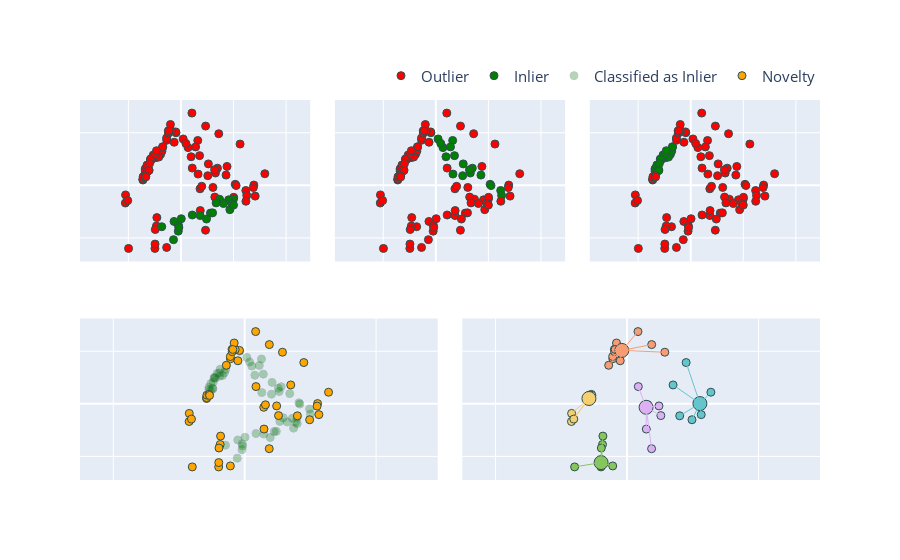

Here is the notebook cell this chart was saved with:
### Code cell
# Import AffinityPropagation
from sklearn.cluster import AffinityPropagation
import numpy as np
import plotly.express as px

# Fit AffinityPropagation to Novel data
af = AffinityPropagation().fit(XNovel)
cluster_centers_indices = af.cluster_centers_indices_
labels = af.labels_

n_clusters_ = len(cluster_centers_indices)

# colors = [{"color": "red"}, {"color": "green"}, {"color": "blue"}, {"color": "orange"}, {"color": "purple"}, {"color": "yellow"}, {"color": "black"}, {"color": "pink"}, {"color": "brown"}, {"color": "grey"}]
# # fig = go.Figure()
# Assign colors to pastel colors
palette = px.colors.qualitative.Pastel
colors = [{"color": palette[i]} for i in range(n_clusters_)]


for k, col in zip(range(n_clusters_), colors):
    class_members = labels == k     
    cluster_center = XNovel[cluster_centers_indices[k]]
    # plt.scatter(
    #     XNovel[class_members, 0], XNovel[class_members, 1], color=col["color"], marker="."
    # )
    fig.add_trace(
        go.Scatter(
            x=XNovel[class_members, 0],
            y=XNovel[class_members, 1],
            mode="markers",
            marker=dict(
                color=col["color"],
                size=size,
                line=dict(
                    color="DarkSlateGrey",
                    width=1
                )
            ),
            showlegend=False
    ), row=2, col=4)

    # plt.scatter(
    #     cluster_center[0], cluster_center[1], s=14, color=col["color"], marker="o"
    # )
    fig.add_trace(
        go.Scatter(
            x=[cluster_center[0]],
            y=[cluster_center[1]],
            mode="markers",
            marker=dict(
                color=col["color"],
                size=14,
                line=dict(
                    color="DarkSlateGrey",
                    width=1
                )
            ),
            showlegend=False
    ), row=2, col=4)

    for x in XNovel[class_members]:
        # plt.plot(
        #     [cluster_center[0], x[0]], [cluster_center[1], x[1]], color=col["color"]
        # )
        fig.add_trace(
            go.Scatter(
                x=[cluster_center[0], x[0]],
                y=[cluster_center[1], x[1]],
                mode="lines",
                line=dict(
                    color=col["color"],
                    width=1
                ),
                showlegend=False
        ), row=2, col=4)

# # Set axis equal
# fig.update_xaxes(scaleanchor="y", scaleratio=1)
# fig.update_yaxes(scaleanchor="x", scaleratio=1)
# Increase font size
fig.update_layout(font_size=15)

# Remove axis ticks
fig.update_xaxes(showticklabels=False)
fig.update_yaxes(showticklabels=False)

fig.write_image("Stage2.png", width=1000, height=700, scale=4)
fig.show()

### Figure 1 — Plotly figure (JSON) as saved in the notebook; plotly's stock layout.template omitted (floating-point values rounded to 4 significant figures)
{"data": [{"marker": {"color": "red", "line": {"color": "DarkSlateGrey", "width": 1}, "size": 8}, "mode": "markers", "name": "Outlier", "type": "scatter", "x": [-0.9524, -0.5399, -1.359, -1.053, 2.774, -1.219, 2.468, 2.824, 0.4174, 0.9355, -2.108, 1.312, -0.1869, 2.504, 1.439, 1.388, 1.753, -1.993, 1.279, 2.25, 0.6399, -2.114, -1.153, -0.7726, -0.6973, 1.288, 0.2723, -1.359, -2.024, -1.122, -0.7222, -0.4791, -0.9164, -1.288, -1.448, -0.1975, 0.7351, 0.5579, -1.45, 0.7094, 2.006, -0.5455, 3.191, 0.7268, 2.472, -0.6909, 0.08538, 0.7911, -1.437, -0.8435, 0.3857, -0.932, 2.065, 1.021, -0.9765, 0.9384, 2.099, -1.295, -0.3615, -0.5439, 2.755, -1.212, 1.217, -1.356, -0.9683, -0.9892, 0.6523, -1.336, -1.158, -0.9313, 1.043, -0.3995, 0.1881, -0.9847, -0.4745, -1.193, -0.258, -0.451, 0.4305, 1.716], "xaxis": "x", "y": [1.053, 1.716, 0.6272, 1.153, 0.01109, 0.5899, -0.1959, -0.4098, 2.749, -1.707, -0.3635, 0.4684, 2.002, -0.3853, 1.965, 0.653, 0.7183, -2.4, 0.5913, 1.571, 1.707, -0.6717, 1.002, 1.18, 1.467, -0.4465, 1.435, 0.5429, -0.5788, 0.974, 1.303, 2.075, -1.227, 0.7725, 0.2035, 2.033, -0.9596, 1.462, 0.2383, 1.13, -0.4559, 1.801, 0.4426, -0.1312, -0.6057, 1.459, 1.764, -0.03674, 0.3305, 1.077, 1.088, -1.546, 0.03868, 0.367, -1.68, 2.255, -0.008019, 0.4999, 2.064, -2.363, -0.08544, 0.5676, -0.07865, 0.361, 1.177, -2.4, 0.4287, 0.322, 0.99, 1.317, 0.8163, 2.315, 1.593, -2.235, 1.986, 0.8326, 1.639, 2.068, 0.6562, 0.391], "yaxis": "y"}, {"marker": {"color": "green", "line": {"color": "DarkSlateGrey", "width": 1}, "size": 8}, "mode": "markers", "name": "Inlier", "type": "scatter", "x": [1.999, 0.4313, 1.861, 0.7292, 1.47, -0.1013, 1.815, 1.62, -0.7304, 1.338, -0.2626, -0.09437, -0.2831, 1.123, 1.937, 1.204, 0.01237, 0.972, 2.0, -0.07929], "xaxis": "x", "y": [-0.5226, -1.128, -0.9247, -1.149, -0.5301, -1.743, -0.5504, -0.6923, -1.575, -0.6674, -1.374, -1.522, -2.067, -1.055, -0.6989, -1.047, -1.27, -1.282, -0.7524, -1.603], "yaxis": "y"}, {"marker": {"color": ["red", "red", "red", "red", "red", "red", "red", "red", "red", "red", "green", "red", "red", "red", "red", "red", "green", "green", "green", "red", "green", "red", "red", "red", "green", "red", "green", "red", "red", "red", "red", "red", "red", "red", "green", "red", "red", "red", "red", "red", "red", "red", "red", "red", "red", "red", "red", "red", "green", "red", "green", "red", "red", "red", "red", "red", "red", "red", "green", "red", "red", "red", "red", "green", "red", "green", "green", "red", "red", "red", "green", "red", "red", "red", "red", "red", "red", "red", "red", "red", "red", "green", "red", "red", "red", "green", "red", "green", "red", "red", "red", "red", "red", "red", "red", "red", "red", "red", "red", "green"], "line": {"color": "DarkSlateGrey", "width": 1}, "size": 8}, "mode": "markers", "name": "Novelty", "showlegend": false, "type": "scatter", "x": [-0.9524, -0.5399, 1.999, -1.359, -1.053, 2.774, 0.4313, 1.861, 0.7292, -1.219, 2.468, 2.824, 0.4174, 0.9355, -2.108, 1.47, 1.312, -0.1869, 2.504, 1.439, 1.388, 1.753, -0.1013, -1.993, 1.279, 2.25, 0.6399, -2.114, -1.153, -0.7726, -0.6973, 1.815, 1.62, 1.288, 0.2723, -1.359, -2.024, -1.122, -0.7222, -0.4791, -0.7304, -0.9164, -1.288, 1.338, -1.448, -0.2626, -0.1975, 0.7351, 0.5579, -1.45, 0.7094, 2.006, -0.09437, -0.5455, 3.191, 0.7268, 2.472, -0.6909, 0.08538, -0.2831, 0.7911, -1.437, -0.8435, 0.3857, -0.932, 2.065, 1.021, -0.9765, 0.9384, 1.123, 2.099, -1.295, -0.3615, -0.5439, 1.937, 2.755, -1.212, 1.217, -1.356, -0.9683, -0.9892, 0.6523, -1.336, -1.158, -0.9313, 1.043, -0.3995, 0.1881, -0.9847, -0.4745, 1.204, -1.193, 0.01237, 0.972, -0.258, 2.0, -0.451, -0.07929, 0.4305, 1.716], "xaxis": "x2", "y": [1.053, 1.716, -0.5226, 0.6272, 1.153, 0.01109, -1.128, -0.9247, -1.149, 0.5899, -0.1959, -0.4098, 2.749, -1.707, -0.3635, -0.5301, 0.4684, 2.002, -0.3853, 1.965, 0.653, 0.7183, -1.743, -2.4, 0.5913, 1.571, 1.707, -0.6717, 1.002, 1.18, 1.467, -0.5504, -0.6923, -0.4465, 1.435, 0.5429, -0.5788, 0.974, 1.303, 2.075, -1.575, -1.227, 0.7725, -0.6674, 0.2035, -1.374, 2.033, -0.9596, 1.462, 0.2383, 1.13, -0.4559, -1.522, 1.801, 0.4426, -0.1312, -0.6057, 1.459, 1.764, -2.067, -0.03674, 0.3305, 1.077, 1.088, -1.546, 0.03868, 0.367, -1.68, 2.255, -1.055, -0.008019, 0.4999, 2.064, -2.363, -0.6989, -0.08544, 0.5676, -0.07865, 0.361, 1.177, -2.4, 0.4287, 0.322, 0.99, 1.317, 0.8163, 2.315, 1.593, -2.235, 1.986, -1.047, 0.8326, -1.27, -1.282, 1.639, -0.7524, 2.068, -1.603, 0.6562, 0.391], "yaxis": "y2"}, {"marker": {"color": ["green", "red", "red", "green", "green", "red", "red", "red", "red", "green", "red", "red", "red", "red", "red", "red", "red", "red", "red", "red", "red", "red", "red", "red", "red", "red", "red", "red", "green", "green", "red", "red", "red", "red", "red", "green", "red", "green", "green", "red", "red", "red", "green", "red", "red", "red", "red", "red", "red", "red", "red", "red", "red", "red", "red", "red", "red", "green", "red", "red", "red", "red", "green", "red", "red", "red", "red", "red", "red", "red", "red", "green", "red", "red", "red", "red", "green", "red", "red", "green", "red", "red", "red", "green", "green", "red", "red", "red", "red", "red", "red", "green", "red", "red", "red", "red", "red", "red", "red", "red"], "line": {"color": "DarkSlateGrey", "width": 1}, "size": 8}, "mode": "markers", "showlegend": false, "type": "scatter", "x": [-0.9524, -0.5399, 1.999, -1.359, -1.053, 2.774, 0.4313, 1.861, 0.7292, -1.219, 2.468, 2.824, 0.4174, 0.9355, -2.108, 1.47, 1.312, -0.1869, 2.504, 1.439, 1.388, 1.753, -0.1013, -1.993, 1.279, 2.25, 0.6399, -2.114, -1.153, -0.7726, -0.6973, 1.815, 1.62, 1.288, 0.2723, -1.359, -2.024, -1.122, -0.7222, -0.4791, -0.7304, -0.9164, -1.288, 1.338, -1.448, -0.2626, -0.1975, 0.7351, 0.5579, -1.45, 0.7094, 2.006, -0.09437, -0.5455, 3.191, 0.7268, 2.472, -0.6909, 0.08538, -0.2831, 0.7911, -1.437, -0.8435, 0.3857, -0.932, 2.065, 1.021, -0.9765, 0.9384, 1.123, 2.099, -1.295, -0.3615, -0.5439, 1.937, 2.755, -1.212, 1.217, -1.356, -0.9683, -0.9892, 0.6523, -1.336, -1.158, -0.9313, 1.043, -0.3995, 0.1881, -0.9847, -0.4745, 1.204, -1.193, 0.01237, 0.972, -0.258, 2.0, -0.451, -0.07929, 0.4305, 1.716], "xaxis": "x3", "y": [1.053, 1.716, -0.5226, 0.6272, 1.153, 0.01109, -1.128, -0.9247, -1.149, 0.5899, -0.1959, -0.4098, 2.749, -1.707, -0.3635, -0.5301, 0.4684, 2.002, -0.3853, 1.965, 0.653, 0.7183, -1.743, -2.4, 0.5913, 1.571, 1.707, -0.6717, 1.002, 1.18, 1.467, -0.5504, -0.6923, -0.4465, 1.435, 0.5429, -0.5788, 0.974, 1.303, 2.075, -1.575, -1.227, 0.7725, -0.6674, 0.2035, -1.374, 2.033, -0.9596, 1.462, 0.2383, 1.13, -0.4559, -1.522, 1.801, 0.4426, -0.1312, -0.6057, 1.459, 1.764, -2.067, -0.03674, 0.3305, 1.077, 1.088, -1.546, 0.03868, 0.367, -1.68, 2.255, -1.055, -0.008019, 0.4999, 2.064, -2.363, -0.6989, -0.08544, 0.5676, -0.07865, 0.361, 1.177, -2.4, 0.4287, 0.322, 0.99, 1.317, 0.8163, 2.315, 1.593, -2.235, 1.986, -1.047, 0.8326, -1.27, -1.282, 1.639, -0.7524, 2.068, -1.603, 0.6562, 0.391], "yaxis": "y3"}, {"marker": {"color": "green", "line": {"color": "DarkSlateGrey", "width": 1}, "opacity": 0.3, "size": 8}, "mode": "markers", "name": "Classified as Inlier", "type": "scatter", "x": [-0.9524, 1.999, -1.359, -1.053, 0.4313, 1.861, 0.7292, -1.219, 2.468, 1.47, 1.312, -0.1869, 2.504, 1.388, -0.1013, 1.279, 0.6399, -1.153, -0.7726, 1.815, 1.62, 0.2723, -1.359, -1.122, -0.7222, -0.7304, -1.288, 1.338, -0.2626, 0.5579, 0.7094, -0.09437, -0.6909, 0.08538, -0.2831, -0.8435, 0.3857, 2.065, 1.021, 1.123, 2.099, -1.295, 1.937, -1.212, -0.9683, 0.6523, -1.158, -0.9313, 1.043, 0.1881, 1.204, -1.193, 0.01237, 0.972, 2.0, -0.07929, 1.716], "xaxis": "x4", "y": [1.053, -0.5226, 0.6272, 1.153, -1.128, -0.9247, -1.149, 0.5899, -0.1959, -0.5301, 0.4684, 2.002, -0.3853, 0.653, -1.743, 0.5913, 1.707, 1.002, 1.18, -0.5504, -0.6923, 1.435, 0.5429, 0.974, 1.303, -1.575, 0.7725, -0.6674, -1.374, 1.462, 1.13, -1.522, 1.459, 1.764, -2.067, 1.077, 1.088, 0.03868, 0.367, -1.055, -0.008019, 0.4999, -0.6989, 0.5676, 1.177, 0.4287, 0.99, 1.317, 0.8163, 1.593, -1.047, 0.8326, -1.27, -1.282, -0.7524, -1.603, 0.391], "yaxis": "y4"}, {"marker": {"color": "orange", "line": {"color": "DarkSlateGrey", "width": 1}, "size": 8}, "mode": "markers", "name": "Novelty", "type": "scatter", "x": [-0.5399, 2.774, 2.824, 0.4174, 0.9355, -2.108, 1.439, 1.753, -1.993, 2.25, -2.114, -0.6973, 1.288, -2.024, -0.4791, -0.9164, -1.448, -0.1975, 0.7351, -1.45, 2.006, -0.5455, 3.191, 0.7268, 2.472, 0.7911, -1.437, -0.932, -0.9765, 0.9384, -0.3615, -0.5439, 2.755, 1.217, -1.356, -0.9892, -1.336, -0.3995, -0.9847, -0.4745, -0.258, -0.451, 0.4305], "xaxis": "x4", "y": [1.716, 0.01109, -0.4098, 2.749, -1.707, -0.3635, 1.965, 0.7183, -2.4, 1.571, -0.6717, 1.467, -0.4465, -0.5788, 2.075, -1.227, 0.2035, 2.033, -0.9596, 0.2383, -0.4559, 1.801, 0.4426, -0.1312, -0.6057, -0.03674, 0.3305, -1.546, -1.68, 2.255, 2.064, -2.363, -0.08544, -0.07865, 0.361, -2.4, 0.322, 2.315, -2.235, 1.986, 1.639, 2.068, 0.6562], "yaxis": "y4"}, {"marker": {"color": "rgb(102, 197, 204)", "line": {"color": "DarkSlateGrey", "width": 1}, "size": 8}, "mode": "markers", "showlegend": false, "type": "scatter", "x": [2.774, 2.824, 1.753, 2.25, 2.006, 3.191, 2.472, 2.755], "xaxis": "x5", "y": [0.01109, -0.4098, 0.7183, 1.571, -0.4559, 0.4426, -0.6057, -0.08544], "yaxis": "y5"}, {"marker": {"color": "rgb(102, 197, 204)", "line": {"color": "DarkSlateGrey", "width": 1}, "size": 14}, "mode": "markers", "showlegend": false, "type": "scatter", "x": [2.774], "xaxis": "x5", "y": [0.01109], "yaxis": "y5"}, {"line": {"color": "rgb(102, 197, 204)", "width": 1}, "mode": "lines", "showlegend": false, "type": "scatter", "x": [2.774, 2.774], "xaxis": "x5", "y": [0.01109, 0.01109], "yaxis": "y5"}, {"line": {"color": "rgb(102, 197, 204)", "width": 1}, "mode": "lines", "showlegend": false, "type": "scatter", "x": [2.774, 2.824], "xaxis": "x5", "y": [0.01109, -0.4098], "yaxis": "y5"}, {"line": {"color": "rgb(102, 197, 204)", "width": 1}, "mode": "lines", "showlegend": false, "type": "scatter", "x": [2.774, 1.753], "xaxis": "x5", "y": [0.01109, 0.7183], "yaxis": "y5"}, {"line": {"color": "rgb(102, 197, 204)", "width": 1}, "mode": "lines", "showlegend": false, "type": "scatter", "x": [2.774, 2.25], "xaxis": "x5", "y": [0.01109, 1.571], "yaxis": "y5"}, {"line": {"color": "rgb(102, 197, 204)", "width": 1}, "mode": "lines", "showlegend": false, "type": "scatter", "x": [2.774, 2.006], "xaxis": "x5", "y": [0.01109, -0.4559], "yaxis": "y5"}, {"line": {"color": "rgb(102, 197, 204)", "width": 1}, "mode": "lines", "showlegend": false, "type": "scatter", "x": [2.774, 3.191], "xaxis": "x5", "y": [0.01109, 0.4426], "yaxis": "y5"}, {"line": {"color": "rgb(102, 197, 204)", "width": 1}, "mode": "lines", "showlegend": false, "type": "scatter", "x": [2.774, 2.472], "xaxis": "x5", "y": [0.01109, -0.6057], "yaxis": "y5"}, {"line": {"color": "rgb(102, 197, 204)", "width": 1}, "mode": "lines", "showlegend": false, "type": "scatter", "x": [2.774, 2.755], "xaxis": "x5", "y": [0.01109, -0.08544], "yaxis": "y5"}, {"marker": {"color": "rgb(246, 207, 113)", "line": {"color": "DarkSlateGrey", "width": 1}, "size": 8}, "mode": "markers", "showlegend": false, "type": "scatter", "x": [-2.108, -2.114, -2.024, -1.448, -1.45, -1.437, -1.356, -1.336], "xaxis": "x5", "y": [-0.3635, -0.6717, -0.5788, 0.2035, 0.2383, 0.3305, 0.361, 0.322], "yaxis": "y5"}, {"marker": {"color": "rgb(246, 207, 113)", "line": {"color": "DarkSlateGrey", "width": 1}, "size": 14}, "mode": "markers", "showlegend": false, "type": "scatter", "x": [-1.448], "xaxis": "x5", "y": [0.2035], "yaxis": "y5"}, {"line": {"color": "rgb(246, 207, 113)", "width": 1}, "mode": "lines", "showlegend": false, "type": "scatter", "x": [-1.448, -2.108], "xaxis": "x5", "y": [0.2035, -0.3635], "yaxis": "y5"}, {"line": {"color": "rgb(246, 207, 113)", "width": 1}, "mode": "lines", "showlegend": false, "type": "scatter", "x": [-1.448, -2.114], "xaxis": "x5", "y": [0.2035, -0.6717], "yaxis": "y5"}, {"line": {"color": "rgb(246, 207, 113)", "width": 1}, "mode": "lines", "showlegend": false, "type": "scatter", "x": [-1.448, -2.024], "xaxis": "x5", "y": [0.2035, -0.5788], "yaxis": "y5"}, {"line": {"color": "rgb(246, 207, 113)", "width": 1}, "mode": "lines", "showlegend": false, "type": "scatter", "x": [-1.448, -1.448], "xaxis": "x5", "y": [0.2035, 0.2035], "yaxis": "y5"}, {"line": {"color": "rgb(246, 207, 113)", "width": 1}, "mode": "lines", "showlegend": false, "type": "scatter", "x": [-1.448, -1.45], "xaxis": "x5", "y": [0.2035, 0.2383], "yaxis": "y5"}, {"line": {"color": "rgb(246, 207, 113)", "width": 1}, "mode": "lines", "showlegend": false, "type": "scatter", "x": [-1.448, -1.437], "xaxis": "x5", "y": [0.2035, 0.3305], "yaxis": "y5"}, {"line": {"color": "rgb(246, 207, 113)", "width": 1}, "mode": "lines", "showlegend": false, "type": "scatter", "x": [-1.448, -1.356], "xaxis": "x5", "y": [0.2035, 0.361], "yaxis": "y5"}, {"line": {"color": "rgb(246, 207, 113)", "width": 1}, "mode": "lines", "showlegend": false, "type": "scatter", "x": [-1.448, -1.336], "xaxis": "x5", "y": [0.2035, 0.322], "yaxis": "y5"}, {"marker": {"color": "rgb(248, 156, 116)", "line": {"color": "DarkSlateGrey", "width": 1}, "size": 8}, "mode": "markers", "showlegend": false, "type": "scatter", "x": [-0.5399, 0.4174, 1.439, -0.6973, -0.4791, -0.1975, -0.5455, 0.9384, -0.3615, -0.3995, -0.4745, -0.258, -0.451], "xaxis": "x5", "y": [1.716, 2.749, 1.965, 1.467, 2.075, 2.033, 1.801, 2.255, 2.064, 2.315, 1.986, 1.639, 2.068], "yaxis": "y5"}, {"marker": {"color": "rgb(248, 156, 116)", "line": {"color": "DarkSlateGrey", "width": 1}, "size": 14}, "mode": "markers", "showlegend": false, "type": "scatter", "x": [-0.1975], "xaxis": "x5", "y": [2.033], "yaxis": "y5"}, {"line": {"color": "rgb(248, 156, 116)", "width": 1}, "mode": "lines", "showlegend": false, "type": "scatter", "x": [-0.1975, -0.5399], "xaxis": "x5", "y": [2.033, 1.716], "yaxis": "y5"}, {"line": {"color": "rgb(248, 156, 116)", "width": 1}, "mode": "lines", "showlegend": false, "type": "scatter", "x": [-0.1975, 0.4174], "xaxis": "x5", "y": [2.033, 2.749], "yaxis": "y5"}, {"line": {"color": "rgb(248, 156, 116)", "width": 1}, "mode": "lines", "showlegend": false, "type": "scatter", "x": [-0.1975, 1.439], "xaxis": "x5", "y": [2.033, 1.965], "yaxis": "y5"}, {"line": {"color": "rgb(248, 156, 116)", "width": 1}, "mode": "lines", "showlegend": false, "type": "scatter", "x": [-0.1975, -0.6973], "xaxis": "x5", "y": [2.033, 1.467], "yaxis": "y5"}, {"line": {"color": "rgb(248, 156, 116)", "width": 1}, "mode": "lines", "showlegend": false, "type": "scatter", "x": [-0.1975, -0.4791], "xaxis": "x5", "y": [2.033, 2.075], "yaxis": "y5"}, {"line": {"color": "rgb(248, 156, 116)", "width": 1}, "mode": "lines", "showlegend": false, "type": "scatter", "x": [-0.1975, -0.1975], "xaxis": "x5", "y": [2.033, 2.033], "yaxis": "y5"}, {"line": {"color": "rgb(248, 156, 116)", "width": 1}, "mode": "lines", "showlegend": false, "type": "scatter", "x": [-0.1975, -0.5455], "xaxis": "x5", "y": [2.033, 1.801], "yaxis": "y5"}, {"line": {"color": "rgb(248, 156, 116)", "width": 1}, "mode": "lines", "showlegend": false, "type": "scatter", "x": [-0.1975, 0.9384], "xaxis": "x5", "y": [2.033, 2.255], "yaxis": "y5"}, {"line": {"color": "rgb(248, 156, 116)", "width": 1}, "mode": "lines", "showlegend": false, "type": "scatter", "x": [-0.1975, -0.3615], "xaxis": "x5", "y": [2.033, 2.064], "yaxis": "y5"}, {"line": {"color": "rgb(248, 156, 116)", "width": 1}, "mode": "lines", "showlegend": false, "type": "scatter", "x": [-0.1975, -0.3995], "xaxis": "x5", "y": [2.033, 2.315], "yaxis": "y5"}, {"line": {"color": "rgb(248, 156, 116)", "width": 1}, "mode": "lines", "showlegend": false, "type": "scatter", "x": [-0.1975, -0.4745], "xaxis": "x5", "y": [2.033, 1.986], "yaxis": "y5"}, {"line": {"color": "rgb(248, 156, 116)", "width": 1}, "mode": "lines", "showlegend": false, "type": "scatter", "x": [-0.1975, -0.258], "xaxis": "x5", "y": [2.033, 1.639], "yaxis": "y5"}, {"line": {"color": "rgb(248, 156, 116)", "width": 1}, "mode": "lines", "showlegend": false, "type": "scatter", "x": [-0.1975, -0.451], "xaxis": "x5", "y": [2.033, 2.068], "yaxis": "y5"}, {"marker": {"color": "rgb(220, 176, 242)", "line": {"color": "DarkSlateGrey", "width": 1}, "size": 8}, "mode": "markers", "showlegend": false, "type": "scatter", "x": [0.9355, 1.288, 0.7351, 0.7268, 0.7911, 1.217, 0.4305], "xaxis": "x5", "y": [-1.707, -0.4465, -0.9596, -0.1312, -0.03674, -0.07865, 0.6562], "yaxis": "y5"}, {"marker": {"color": "rgb(220, 176, 242)", "line": {"color": "DarkSlateGrey", "width": 1}, "size": 14}, "mode": "markers", "showlegend": false, "type": "scatter", "x": [0.7268], "xaxis": "x5", "y": [-0.1312], "yaxis": "y5"}, {"line": {"color": "rgb(220, 176, 242)", "width": 1}, "mode": "lines", "showlegend": false, "type": "scatter", "x": [0.7268, 0.9355], "xaxis": "x5", "y": [-0.1312, -1.707], "yaxis": "y5"}, {"line": {"color": "rgb(220, 176, 242)", "width": 1}, "mode": "lines", "showlegend": false, "type": "scatter", "x": [0.7268, 1.288], "xaxis": "x5", "y": [-0.1312, -0.4465], "yaxis": "y5"}, {"line": {"color": "rgb(220, 176, 242)", "width": 1}, "mode": "lines", "showlegend": false, "type": "scatter", "x": [0.7268, 0.7351], "xaxis": "x5", "y": [-0.1312, -0.9596], "yaxis": "y5"}, {"line": {"color": "rgb(220, 176, 242)", "width": 1}, "mode": "lines", "showlegend": false, "type": "scatter", "x": [0.7268, 0.7268], "xaxis": "x5", "y": [-0.1312, -0.1312], "yaxis": "y5"}, {"line": {"color": "rgb(220, 176, 242)", "width": 1}, "mode": "lines", "showlegend": false, "type": "scatter", "x": [0.7268, 0.7911], "xaxis": "x5", "y": [-0.1312, -0.03674], "yaxis": "y5"}, {"line": {"color": "rgb(220, 176, 242)", "width": 1}, "mode": "lines", "showlegend": false, "type": "scatter", "x": [0.7268, 1.217], "xaxis": "x5", "y": [-0.1312, -0.07865], "yaxis": "y5"}, {"line": {"color": "rgb(220, 176, 242)", "width": 1}, "mode": "lines", "showlegend": false, "type": "scatter", "x": [0.7268, 0.4305], "xaxis": "x5", "y": [-0.1312, 0.6562], "yaxis": "y5"}, {"marker": {"color": "rgb(135, 197, 95)", "line": {"color": "DarkSlateGrey", "width": 1}, "size": 8}, "mode": "markers", "showlegend": false, "type": "scatter", "x": [-1.993, -0.9164, -0.932, -0.9765, -0.5439, -0.9892, -0.9847], "xaxis": "x5", "y": [-2.4, -1.227, -1.546, -1.68, -2.363, -2.4, -2.235], "yaxis": "y5"}, {"marker": {"color": "rgb(135, 197, 95)", "line": {"color": "DarkSlateGrey", "width": 1}, "size": 14}, "mode": "markers", "showlegend": false, "type": "scatter", "x": [-0.9847], "xaxis": "x5", "y": [-2.235], "yaxis": "y5"}, {"line": {"color": "rgb(135, 197, 95)", "width": 1}, "mode": "lines", "showlegend": false, "type": "scatter", "x": [-0.9847, -1.993], "xaxis": "x5", "y": [-2.235, -2.4], "yaxis": "y5"}, {"line": {"color": "rgb(135, 197, 95)", "width": 1}, "mode": "lines", "showlegend": false, "type": "scatter", "x": [-0.9847, -0.9164], "xaxis": "x5", "y": [-2.235, -1.227], "yaxis": "y5"}, {"line": {"color": "rgb(135, 197, 95)", "width": 1}, "mode": "lines", "showlegend": false, "type": "scatter", "x": [-0.9847, -0.932], "xaxis": "x5", "y": [-2.235, -1.546], "yaxis": "y5"}, {"line": {"color": "rgb(135, 197, 95)", "width": 1}, "mode": "lines", "showlegend": false, "type": "scatter", "x": [-0.9847, -0.9765], "xaxis": "x5", "y": [-2.235, -1.68], "yaxis": "y5"}, {"line": {"color": "rgb(135, 197, 95)", "width": 1}, "mode": "lines", "showlegend": false, "type": "scatter", "x": [-0.9847, -0.5439], "xaxis": "x5", "y": [-2.235, -2.363], "yaxis": "y5"}, {"line": {"color": "rgb(135, 197, 95)", "width": 1}, "mode": "lines", "showlegend": false, "type": "scatter", "x": [-0.9847, -0.9892], "xaxis": "x5", "y": [-2.235, -2.4], "yaxis": "y5"}, {"line": {"color": "rgb(135, 197, 95)", "width": 1}, "mode": "lines", "showlegend": false, "type": "scatter", "x": [-0.9847, -0.9847], "xaxis": "x5", "y": [-2.235, -2.235], "yaxis": "y5"}], "layout": {"font": {"size": 15}, "legend": {"orientation": "h", "x": 1, "xanchor": "right", "y": 1.02, "yanchor": "bottom"}, "xaxis": {"anchor": "y", "domain": [0, 0.3111], "scaleanchor": "y", "scaleratio": 1, "showticklabels": false}, "xaxis2": {"anchor": "y2", "domain": [0.3444, 0.6556], "scaleanchor": "y", "scaleratio": 1, "showticklabels": false}, "xaxis3": {"anchor": "y3", "domain": [0.6889, 1], "scaleanchor": "y", "scaleratio": 1, "showticklabels": false}, "xaxis4": {"anchor": "y4", "domain": [0, 0.4833], "scaleanchor": "y", "scaleratio": 1, "showticklabels": false}, "xaxis5": {"anchor": "y5", "domain": [0.5167, 1], "scaleanchor": "y", "scaleratio": 1, "showticklabels": false}, "yaxis": {"anchor": "x", "domain": [0.575, 1], "scaleanchor": "x", "scaleratio": 1, "showticklabels": false}, "yaxis2": {"anchor": "x2", "domain": [0.575, 1], "scaleanchor": "x", "scaleratio": 1, "showticklabels": false}, "yaxis3": {"anchor": "x3", "domain": [0.575, 1], "scaleanchor": "x", "scaleratio": 1, "showticklabels": false}, "yaxis4": {"anchor": "x4", "domain": [0, 0.425], "scaleanchor": "x", "scaleratio": 1, "showticklabels": false}, "yaxis5": {"anchor": "x5", "domain": [0, 0.425], "scaleanchor": "x", "scaleratio": 1, "showticklabels": false}}}
